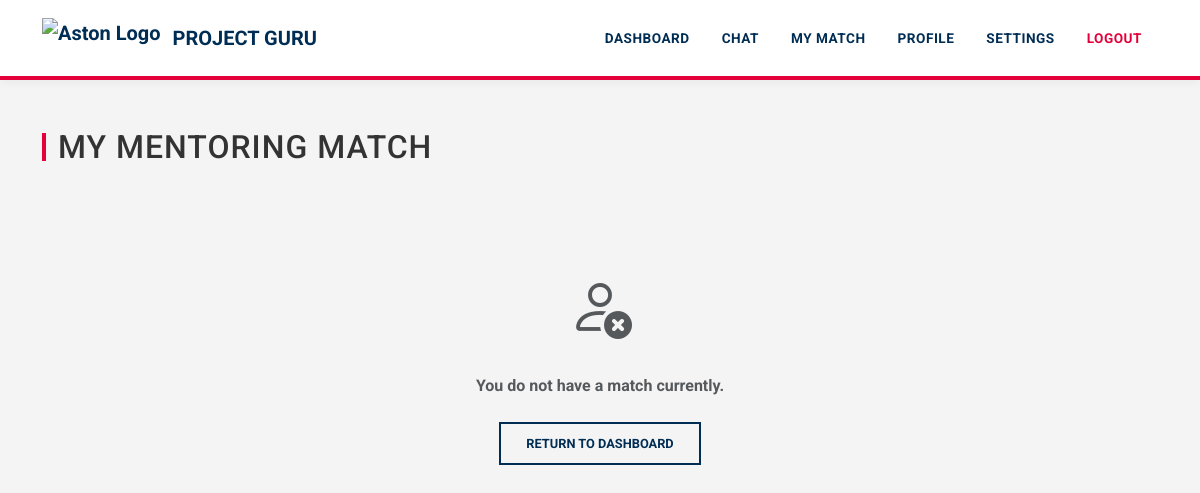
/match (signed in), run on an earlier commit of the app's database.
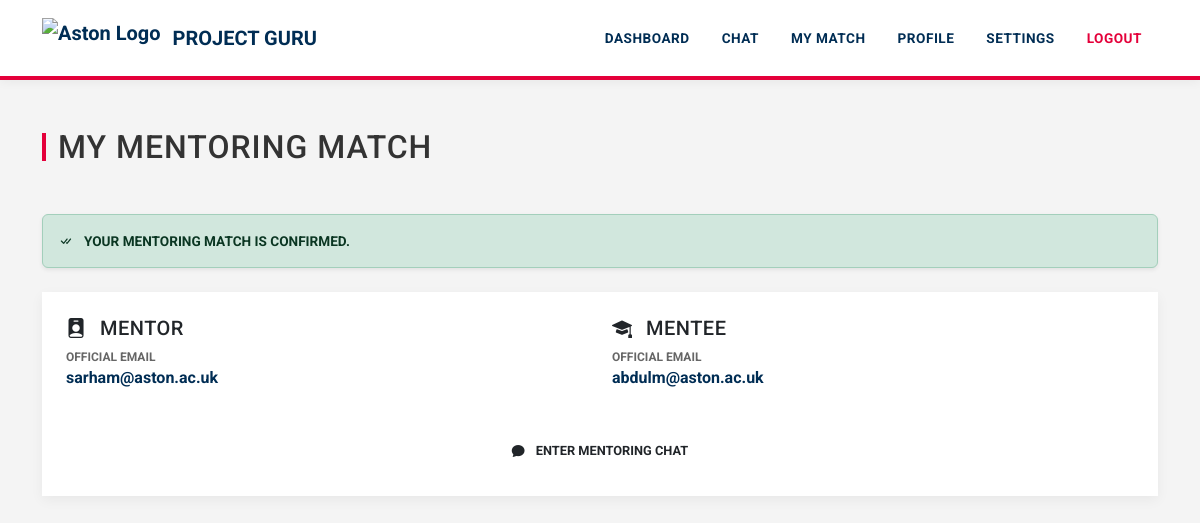
And on a later commit of the database.
### tables this page shows
CREATE TABLE users (
    id INTEGER PRIMARY KEY AUTOINCREMENT,
    email TEXT UNIQUE,
    password TEXT,
    role TEXT,
    level TEXT,
    status TEXT
, experience TEXT, domain TEXT, availability TEXT, location TEXT);

### app.py (the view)
@app.route("/match")
def my_match():
    if "user_id" not in session:
        return redirect("/login")
    conn = get_db()
    user_id = session["user_id"]
    match = conn.execute("""
        SELECT *
        FROM matches
        WHERE (mentor_id=? OR mentee_id=?)
        AND status IN ('approved', 'final')
        ORDER BY id DESC
        LIMIT 1
    """, (user_id, user_id)).fetchone()
    mentor = None
    mentee = None
    if match:
        mentor = conn.execute(
            "SELECT * FROM users WHERE id=?",
            (match["mentor_id"],)
        ).fetchone()
        mentee = conn.execute(
            "SELECT * FROM users WHERE id=?",
            (match["mentee_id"],)
        ).fetchone()
    matches = conn.execute("""
        SELECT *
        FROM matches
        WHERE (mentor_id=? OR mentee_id=?)
        AND status='final'
    """, (user_id, user_id)).fetchall()
    conn.close()
    return render_template(
        "match.html",
        match=match,
        mentor=mentor,
        mentee=mentee,
        matches=matches
    )

### app.py (called while the page is built)
def get_db():
    conn = sqlite3.connect("database.db", timeout=30)
    conn.row_factory = sqlite3.Row
    return conn

### templates/match.html (shortened to what this page needs)
<!DOCTYPE html>
<html lang="en">
<head>
    <link href="https://cdn.jsdelivr.net/npm/bootstrap@5.3.2/dist/css/bootstrap.min.css" rel="stylesheet">
    <link rel="stylesheet" href="https://cdn.jsdelivr.net/npm/bootstrap-icons@1.11.3/font/bootstrap-icons.min.css">
</head>
<body>
{% include "navbar.html" %}
<div class="container mt-5 mb-5">
    <h2 class="mb-5">My Mentoring Match</h2>
    {% if match %}
        {% if match.status == "final" %}
            <div class="alert alert-success shadow-sm mb-4">
                <i class="bi bi-check-all me-2"></i> Your mentoring match is confirmed.
            </div>
            <div class="card match-card p-4">
                <div class="row">
                    <div class="col-md-6 mb-4 mb-md-0">
                        <h5><i class="bi bi-person-badge-fill me-2"></i> Mentor</h5>
                        <span class="info-label">Official Email</span>
                        <p class="fw-bold" style="color: var(--aston-navy);">{{ mentor.email }}</p>
                    </div>
                    <div class="col-md-6">
                        <h5><i class="bi bi-mortarboard-fill me-2"></i> Mentee</h5>
                        <span class="info-label">Official Email</span>
                        <p class="fw-bold" style="color: var(--aston-navy);">{{ mentee.email }}</p>
                    </div>
                </div>
                <div class="mt-4 text-center">
                    <a href="/chat/{{match.id}}" class="btn btn-aston-navy w-100 py-3">
                        <i class="bi bi-chat-fill me-2"></i> ENTER MENTORING CHAT
                    </a>
                </div>
            </div>
        {% endif %}
    {% else %}
        <div class="text-center py-5">
            <i class="bi bi-person-x text-muted" style="font-size: 4rem;"></i>
            <p class="text-muted mt-3 fw-bold">You do not have a match currently.</p>
            <a href="/dashboard" class="btn btn-aston-outline mt-2 border-2 fw-bold" style="border: 2px solid var(--aston-navy); color: var(--aston-navy);">RETURN TO DASHBOARD</a>
        </div>
    {% endif %}
</div>
</body>
</html>

What changed in the data, as far as the page shows it:
added users: email "sarham@aston.ac.uk"
now on this page (row unchanged): users: email "abdulm@aston.ac.uk"
Also different on the page:
text no longer shown: "You do not have a match currently. RETURN TO DASHBOARD"
text now shown: "YOUR MENTORING MATCH IS CONFIRMED. MENTOR OFFICIAL EMAIL MENTEE OFFICIAL EMAIL ENTER MENTORING CHAT"
